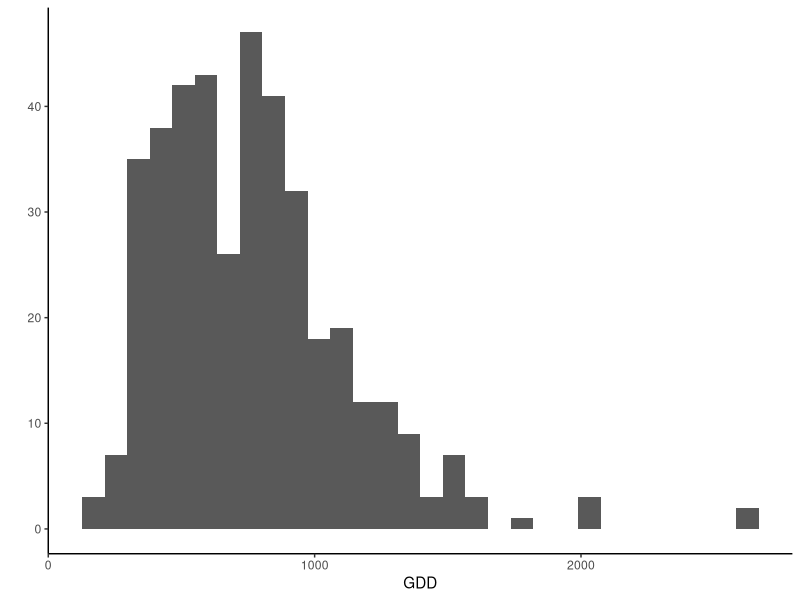
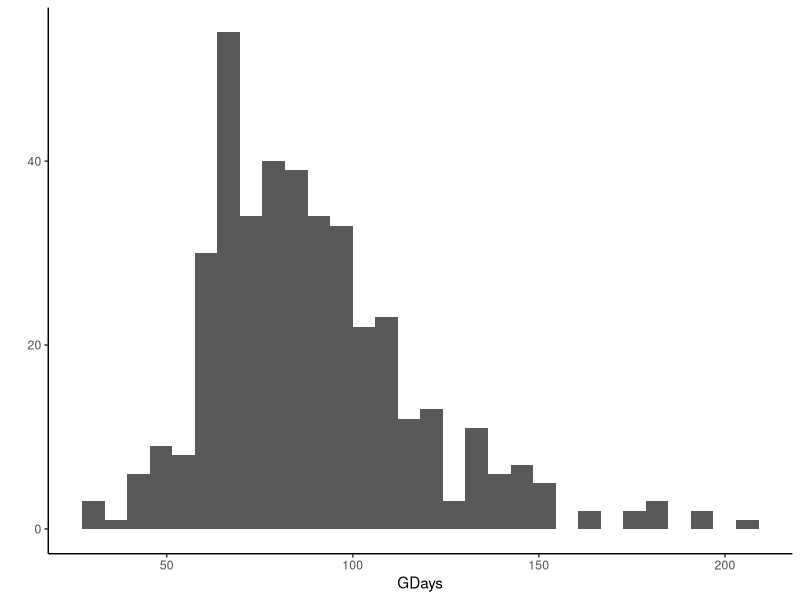
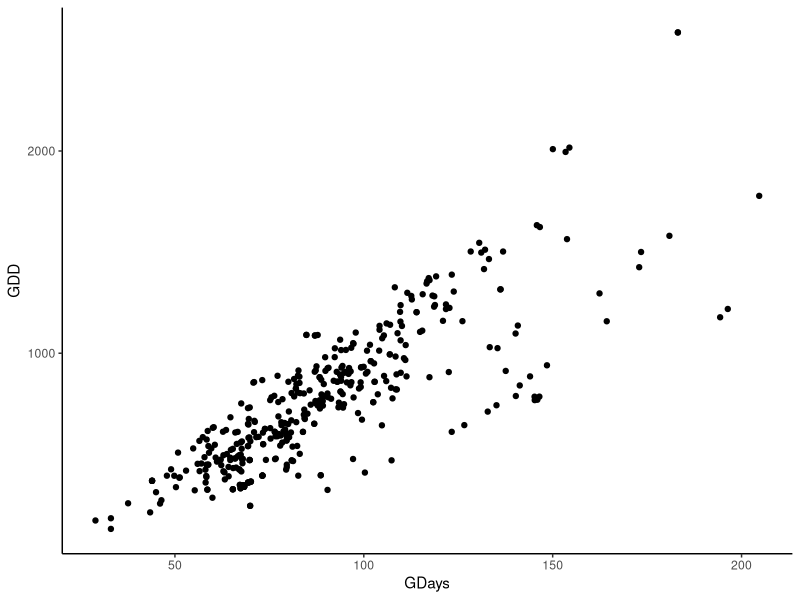
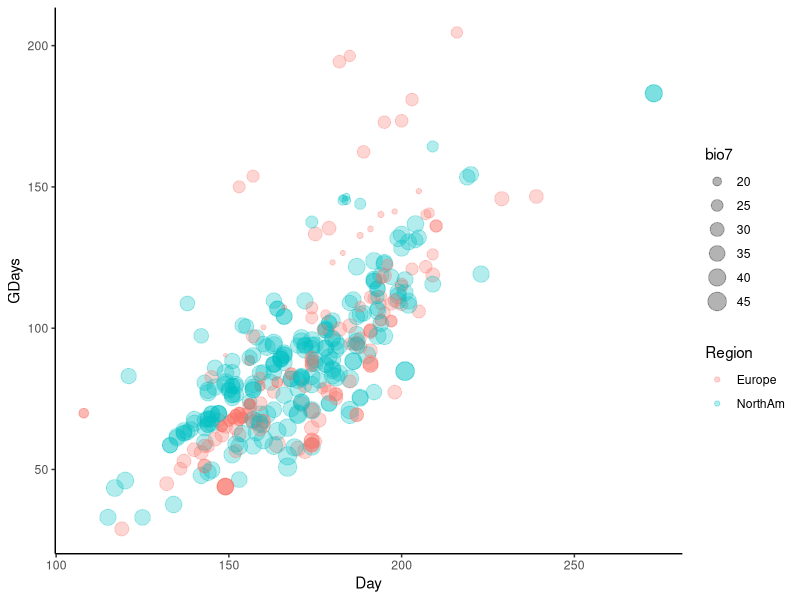
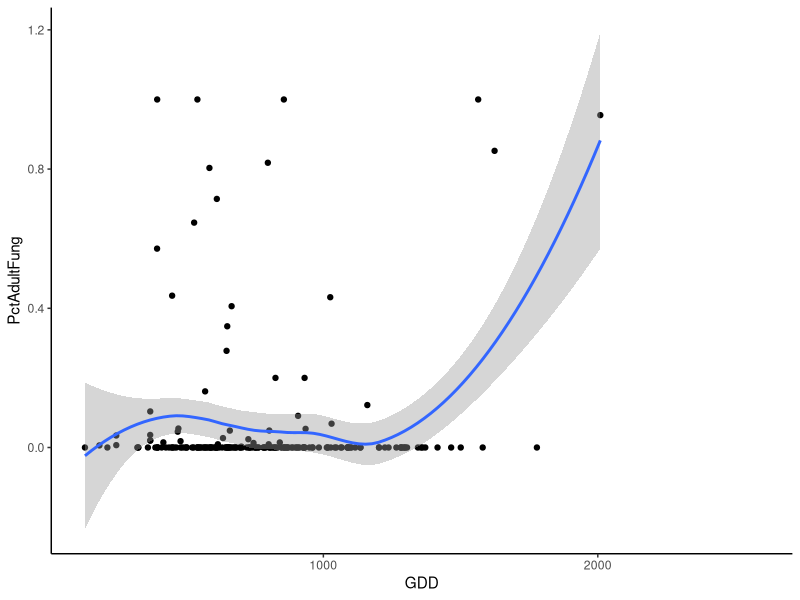
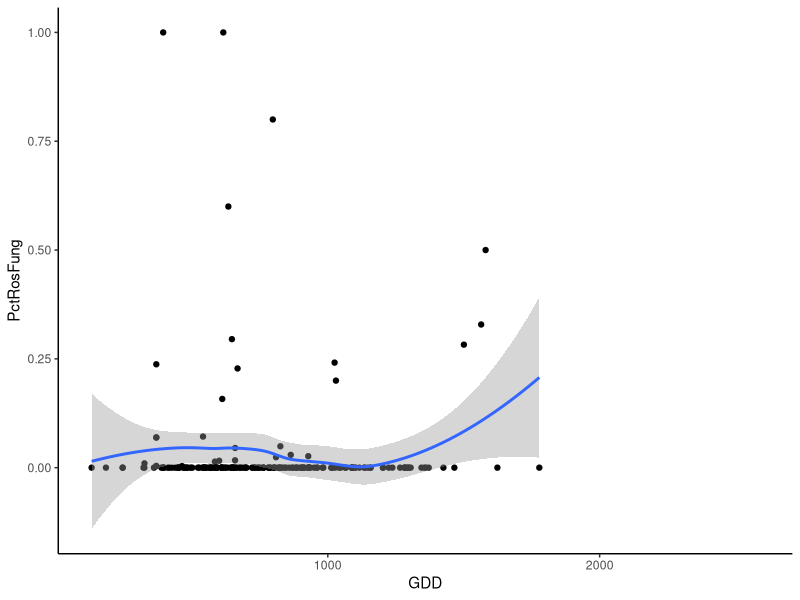
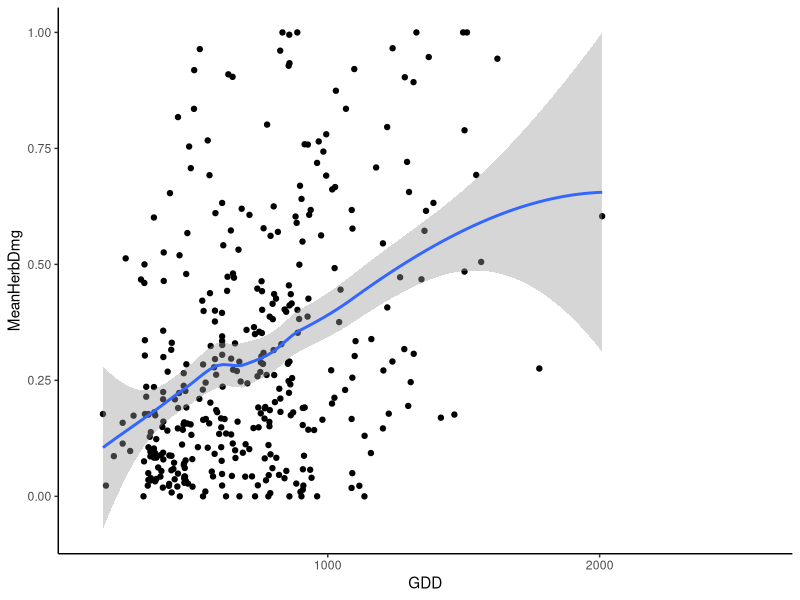
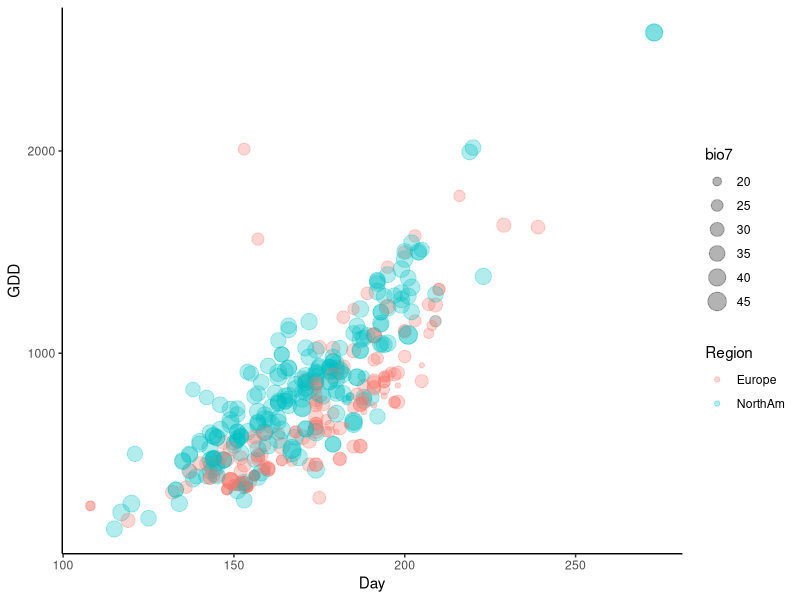

Source code (R) for these figures, in order:
## ---- chunk 1
## Load functions
library(ggplot2)
library(gridExtra)

## Load data
PopData<-read.csv("../Population_Means_wClimate_wGDD.csv")

#Creating image ouput fiel if it doesnt exist
if(!file.exists("../ClimateCompare")){
  dir.create("../ClimateCompare")
}
## ---- chunk 2
# Check normality
qplot(GDD,data=PopData)+theme_classic()
qplot(GDays,data=PopData)+theme_classic()

# How similar are GDD and GDays (i.e. days with avg temps > Tbase? 
qplot(GDays,GDD,data=PopData)+theme_classic()

### Check GDD vs. Day of sampling and season length
png("../ClimateCompare/GDD_Day_bio7.png",width=9,height=6,units="in",res=200)
  qplot(x=Day,y=GDD,size=bio7,colour=Region,data=PopData,alpha=I(0.3))+theme_classic()
dev.off()
qplot(x=Day,y=GDays,size=bio7,colour=Region,data=PopData,alpha=I(0.3))+theme_classic()
## ---- chunk 3
RosPlt<-qplot(x=GDD,RosRatio,colour=Region,data=PopData,alpha=I(0.8))+theme_classic()+geom_smooth()
m1<-anova(lm(RosRatio~GDD*Region,PopData))
RosPlt<-RosPlt+geom_text(aes(x=100,y=7.5,label=paste0("P=",round(m1[1,"Pr(>F)"],3))),colour="black")

DensPlt<-qplot(x=GDD,log(RosDens+1),colour=Region,data=PopData,alpha=I(0.8))+theme_classic()+geom_smooth()
m2<-anova(lm(log(RosDens+1)~GDD*Region,PopData))
DensPlt<-DensPlt+geom_text(aes(x=100,y=6,label=paste0("P=",round(m2[1,"Pr(>F)"],3))),colour="black")

RatPlt<-qplot(x=GDD,log(MeanRosSize+1),colour=Region,data=PopData,alpha=I(0.8))+theme_classic()
m3<-anova(lm(log(MeanRosSize+1)~GDD*Region,PopData))
RatPlt<-RatPlt+geom_text(aes(x=100,y=4,label=paste0("P=",round(m3[1,"Pr(>F)"],3))),colour="black")

png("../ClimateCompare/GDD_Rosettes.png",width=9,height=6,units="in",res=200)
  grid.arrange(RosPlt,DensPlt,RatPlt,nrow=3)
dev.off()
## ---- chunk 4
FrtPlt<-qplot(GDD,log(MeanFruits+1),colour=Region,data=PopData)+theme_classic() + xlab("GDays") + ylab ("Log fruits")
m1<-anova(lm(log(MeanFruits+1)~GDD*Region,PopData))
FrtPlt<-FrtPlt+geom_text(aes(x=150,y=5.5,label=paste0("P=",round(m1[1,"Pr(>F)"],3))),colour="black")

HtPlt<-qplot(GDD,MeanAdultHeight,colour=Region,data=PopData)+theme_classic() + xlab("GDays") + ylab ("Height")
m2<-anova(lm(MeanAdultHeight~GDD*Region,PopData))
HtPlt<-HtPlt+geom_text(aes(x=150,y=125,label=paste0("P=",round(m2[1,"Pr(>F)"],3))),colour="black")

png("../ClimateCompare/GDD_Adults.png",width=9,height=6,units="in",res=200)
  grid.arrange(HtPlt,FrtPlt,nrow=2)
dev.off()

# Herbivory/fungus trends?
qplot(GDD,PctAdultFung,data=PopData)+theme_classic()+geom_smooth()
qplot(GDD,PctRosFung,data=PopData)+theme_classic()+geom_smooth()
qplot(GDD,MeanHerbDmg,data=PopData)+theme_classic()+geom_smooth()
